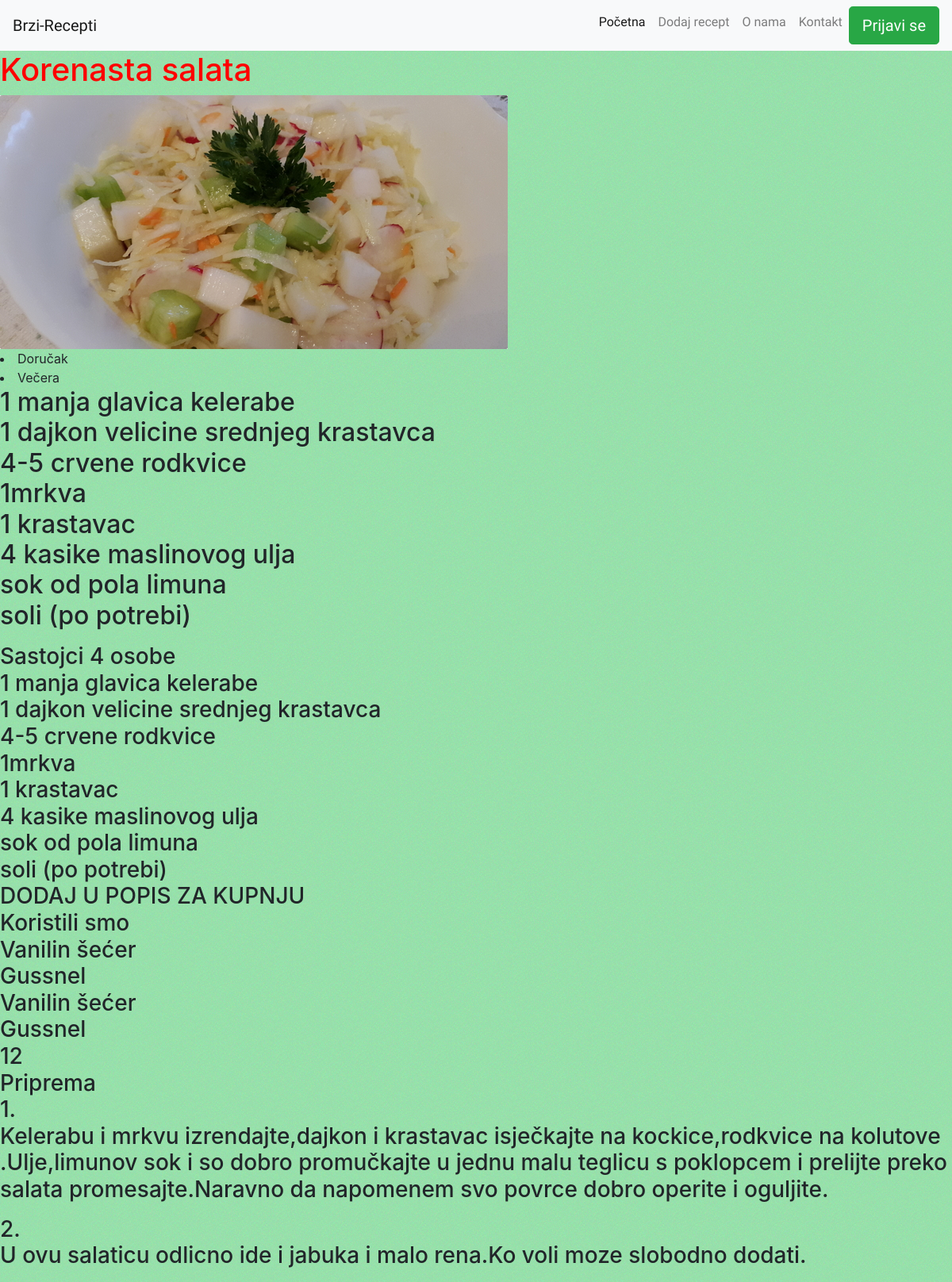
The app's page /recepti/3/ with its own data.
### recepti/models.py (models this page shows, shortened)
class Jela(models.Model):
    ime = models.CharField(max_length=100)
    slika = models.FileField()
    kategorija = models.ManyToManyField(Kategorije)
    sastojci = models.ManyToManyField(Sastojci)
    sastojci_opis = models.TextField(null=True)
    nacin_pripreme = models.TextField()
    je_vegeterijansko = models.BooleanField(default=False)
    class Meta:
        verbose_name_plural = "Jela"

class Kategorije(models.Model):                                               # dorucak, rucak, vecera, dezert
    ime = models.CharField(max_length=100)
    class Meta:
        verbose_name_plural = "Kategorije"
    def __str__(self):
        return self.ime

### recepti/views.py (the view)
# urls.py: path('recepti/<int:pk>/', views.DetailView.as_view(), name='detalji'),
class DetailView(generic.DetailView):  # detalji recepta
    context_object_name = 'jelo'
    model = Jela
    template_name = 'recepti/detail.html'

### recepti/templates/recepti/detail.html (shortened to what this page needs)
{% extends 'recepti/base.html' %}
{% load staticfiles %}
{% block body %}
    <link rel="stylesheet" type="text/css" href="{% static 'recepti/detail.css' %}" >
    <h1> {{jelo.ime}} </h1>
    <img src="{{jelo.slika.url}}">
    {% for kategorije in jelo.kategorija.all %}
      <li>{{kategorije}}</li>
    {% endfor %}
    <h2> {{jelo.sastojci_opis|linebreaks}}</h2>
    <h3> {{jelo.nacin_pripreme|linebreaks}}</h3>
{% endblock %}

### recepti/static/recepti/style.css (style rules this page uses)
body { background: url("images/background.png"); background-color: #85f5a3; }

### recepti/static/recepti/detail.css (style rules this page uses)
h1 { color: red; }

### records on screen
Jela: ime "Korenasta salata", slika (picture), sastojci_opis "1 manja glavica kelerabe 1 dajkon velicine srednjeg krastavca 4-5 crvene rodkvice 1mrkva 1 krastavac 4 kasike maslinovog ulja sok od pola limuna soli (po potrebi)", nacin_pripreme "Sastojci 4 osobe 1 manja glavica kelerabe 1 dajkon velicine srednjeg krastavca 4-5 crvene rodkvice 1mrkva 1 krastavac 4 kasike maslinovog ulja sok od pola limuna soli (po potrebi) DODAJ U POPIS ZA KUPNJU Koristili smo Vanilin šećer Gussnel Vanilin šećer Gussnel 12 Priprema 1. Kelerabu i mrkvu izrendajte,dajkon i krastavac isječkajte na kockice,rodkvice na kolutove .Ulje,limunov sok i so dobro promučkajte u jednu malu teglicu s poklopcem i prelijte preko salata promesajte.Naravno da napomenem svo povrce dobro operite i oguljite. 2. U ovu salaticu odlicno ide i jabuka i malo rena.Ko voli moze slobodno dodati."
Kategorije: ime "Doručak"
Kategorije: ime "Večera"
